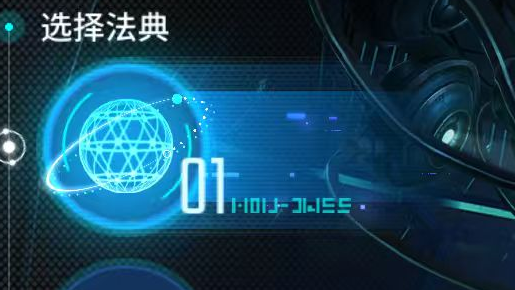
#> input picture resources/templates/first_codex_entry.png, 515 x 290 px
$ python -i detector.py   (imports and definitions only)
#> lines starting #> are read from the running program, lines starting #| are printed output that depends on the picture
from __future__ import annotations

from dataclasses import asdict, dataclass
import json
import shutil
from pathlib import Path

from PIL import Image, ImageOps, ImageStat

try:
    import pytesseract
except ImportError:  # pragma: no cover - optional dependency fallback
    pytesseract = None


@dataclass
class Rect:
    left: int
    top: int
    width: int
    height: int

    @property
    def center_x(self) -> int:
        return self.left + self.width // 2

    @property
    def center_y(self) -> int:
        return self.top + self.height // 2


@dataclass
class EventOption:
    index: int
    rect: Rect
    title: str = ""
    description: str = ""
    crop_path: str = ""
    title_crop_path: str = ""
    description_crop_path: str = ""

    # [14 lines left out: function to_dict, not called in this run]


@dataclass
class EventDetectionResult:
    is_event_page: bool
    option_count: int
    options: list[EventOption]
    event_button_rect: Rect
    detail_opened: bool
    event_name: str
    event_subtitle: str
    name_panel_rect: Rect
    screenshot_path: str
    ocr_available: bool
    reason: str = ""
    name_panel_path: str = ""
    event_name_crop_path: str = ""
    event_subtitle_crop_path: str = ""

    # [30 lines left out: functions to_dict, summary, not called in this run]


class EventDetector:
    def __init__(self) -> None:
        self.tesseract_path = shutil.which("tesseract") or ""
        if self.tesseract_path and pytesseract is not None:
            pytesseract.pytesseract.tesseract_cmd = self.tesseract_path

    def detect(self, screenshot_path: Path) -> EventDetectionResult:
        with Image.open(screenshot_path) as source_image:
#> source_image is the input picture: PIL image 515x290 RGB; mean R, G, B 22.8, 69, 92.2
            grayscale = source_image.convert("L")
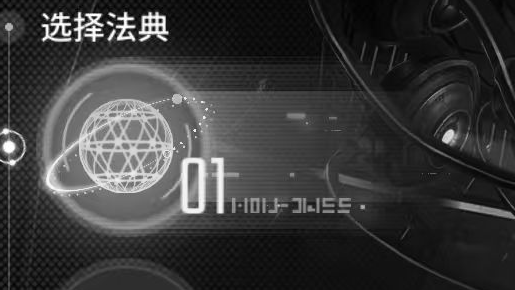
#> grayscale: PIL image 515x290 L; min 1, max 255, mean 57.8
            options = self._detect_options(grayscale)
#> the loop in _detect_options_by_layout, `for option_count in (4, 3, 2):` made 3 passes
#> (average_score, best_score) on pass 1: (66.58, 66.58)
#> average_score on passes 2 to 3: 60.78, 65.03
#> pass 1, in _region_darkness, `region = image.crop((left, top, right, bottom))`:
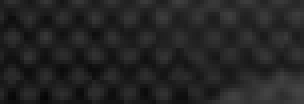
#> region: PIL image 76x26 L (shown 4 times larger); min 6, max 68, mean 35.5
#> pass 1, in _region_darkness (call 2), `region = image.crop((left, top, right, bottom))`:
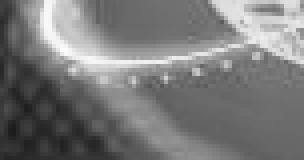
#> region: PIL image 76x40 L (shown 4 times larger); min 27, max 251, mean 121.5
#> pass 1, in _region_darkness (call 3), `region = image.crop((left, top, right, bottom))`:
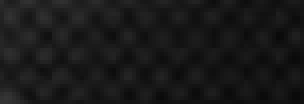
#> region: PIL image 76x26 L (shown 4 times larger); min 9, max 53, mean 24.5
#> pass 1, in _region_darkness (call 4), `region = image.crop((left, top, right, bottom))`:
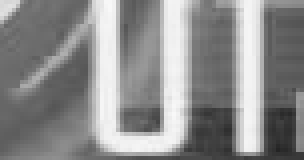
#> region: PIL image 76x40 L (shown 4 times larger); min 36, max 248, mean 140.4
#> after the loop in _detect_options_by_layout, `for option_count in (4, 3, 2):`: best_options = 4 items; best_score = 66.58
#> in _detect_options, `layout_options = self._detect_options_by_layout(image)`: layout_options = 4 items
#> options = 4 items
            button_rect = self._estimate_event_button_rect(grayscale.width, grayscale.height)
            name_panel_rect = self._estimate_name_panel_rect(grayscale.width, grayscale.height)
            detail_opened = self._is_detail_panel_open(grayscale, name_panel_rect)
#> in _region_darkness (call 19), `region = image.crop((left, top, right, bottom))`:
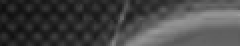
#> region: PIL image 120x23 L (shown 2 times larger); min 14, max 156, mean 69.3
#> in _is_detail_panel_open, `region_darkness = self._region_darkness( image, panel_rect.left + max(..`: region_darkness = 185.7
#> detail_opened = True

            event_name = ""
            event_subtitle = ""
            if detail_opened and self.ocr_available:
                event_name_rect = self._estimate_event_name_rect(grayscale.width, grayscale.height)
                event_subtitle_rect = self._estimate_event_subtitle_rect(grayscale.width, grayscale.height)
                event_name = self._ocr_rect(source_image, event_name_rect, psm=7)
                event_subtitle = self._ocr_rect(source_image, event_subtitle_rect, psm=7)

            for option in options:
                title_rect, desc_rect = self._split_option_rect(option.rect)
                if self.ocr_available:
                    option.title = self._ocr_rect(source_image, title_rect, psm=7)
                    option.description = self._ocr_rect(source_image, desc_rect, psm=6)
#> this loop made 4 passes

        is_event_page = detail_opened
#> is_event_page = True
        if is_event_page:
            reason = "" if event_name or not self.ocr_available else "详情已展开，但未识别到事件名称"
        else:
            reason = "点击后未检测到事件详情面板，当前可能不是事件页"

        return EventDetectionResult(
            is_event_page=is_event_page,
            option_count=len(options),
            options=options,
            event_button_rect=button_rect,
            detail_opened=detail_opened,
            event_name=event_name,
            event_subtitle=event_subtitle,
            name_panel_rect=name_panel_rect,
            screenshot_path=str(screenshot_path),
            ocr_available=self.ocr_available,
            reason=reason,
        )

    @property
    def ocr_available(self) -> bool:
        return bool(self.tesseract_path) and pytesseract is not None

    # [45 lines left out: function save_debug_artifacts, not called in this run]

    def _detect_options(self, image: Image.Image) -> list[EventOption]:
        layout_options = self._detect_options_by_layout(image)
        if layout_options:
            return layout_options

        return self._detect_options_by_projection(image)

    def _detect_options_by_layout(self, image: Image.Image) -> list[EventOption]:
        width, height = image.size
        best_score = 0.0
        best_options: list[EventOption] = []

        for option_count in (4, 3, 2):
            options = self._build_layout_options(width, height, option_count)
            if not options:
                continue

            slot_scores = []
            box_darkness_values = []
            for option in options:
                rect = option.rect
                darkness = self._region_darkness(
                    image,
                    rect.left + max(12, rect.width // 20),
                    rect.top + max(16, rect.height // 12),
                    rect.left + rect.width - max(12, rect.width // 20),
                    rect.top + rect.height - max(18, rect.height // 10),
                )
                above_darkness = self._region_darkness(
                    image,
                    rect.left + max(12, rect.width // 20),
                    max(0, rect.top - max(50, rect.height // 3)),
                    rect.left + rect.width - max(12, rect.width // 20),
                    max(1, rect.top - max(10, rect.height // 10)),
                )
                box_darkness_values.append(darkness)
                slot_scores.append(darkness - above_darkness)

            average_score = sum(slot_scores) / len(slot_scores)
            min_box_darkness = min(box_darkness_values)
            second_darkest = sorted(box_darkness_values)[1] if len(box_darkness_values) >= 2 else min_box_darkness
            if (
                min_box_darkness >= 120.0
                and second_darkest >= 120.0
                and average_score >= 8.0
                and average_score > best_score
            ):
                best_score = average_score
                best_options = options

        return best_options

    def _build_layout_options(self, width: int, height: int, option_count: int) -> list[EventOption]:
        margin = max(24, int(width * 0.0125))
        gap = max(22, int(width * 0.0145))
        available = width - (margin * 2) - gap * (option_count - 1)
        if available <= 0:
            return []

        box_width = available // option_count
        box_height = int(height * 0.208)
        top = int(height * 0.778)
        options: list[EventOption] = []
        left = margin
        for index in range(1, option_count + 1):
            options.append(
                EventOption(
                    index=index,
                    rect=Rect(
                        left=left,
                        top=top,
                        width=box_width,
                        height=box_height,
                    ),
                )
            )
            left += box_width + gap
        return options

    # [73 lines left out: functions _detect_options_by_projection, _build_projection_option_rect, not called in this run]

    def _estimate_event_button_rect(self, width: int, height: int) -> Rect:
        left = int(width * 0.0)
        top = int(height * 0.205)
        right = int(width * 0.11)
        bottom = int(height * 0.365)
        return Rect(left=left, top=top, width=right - left, height=bottom - top)

    def _estimate_name_panel_rect(self, width: int, height: int) -> Rect:
        left = int(width * 0.0)
        top = int(height * 0.165)
        right = int(width * 0.28)
        bottom = int(height * 0.325)
        return Rect(left=left, top=top, width=right - left, height=bottom - top)

    # [13 lines left out: functions _estimate_event_name_rect, _estimate_event_subtitle_rect, not called in this run]

    def _split_option_rect(self, rect: Rect) -> tuple[Rect, Rect]:
        title_height = max(56, int(rect.height * 0.28))
        title_rect = Rect(
            left=rect.left + max(18, rect.width // 28),
            top=rect.top + max(14, rect.height // 20),
            width=rect.width - max(36, rect.width // 14),
            height=title_height,
        )
        description_rect = Rect(
            left=rect.left + max(18, rect.width // 28),
            top=title_rect.top + title_rect.height - max(4, rect.height // 40),
            width=rect.width - max(36, rect.width // 14),
            height=rect.height - title_height - max(26, rect.height // 10),
        )
        return title_rect, description_rect

    def _is_detail_panel_open(self, image: Image.Image, panel_rect: Rect) -> bool:
        region_darkness = self._region_darkness(
            image,
            panel_rect.left + max(12, panel_rect.width // 20),
            panel_rect.top + max(12, panel_rect.height // 10),
            panel_rect.left + panel_rect.width - max(12, panel_rect.width // 20),
            panel_rect.top + panel_rect.height - max(12, panel_rect.height // 10),
        )
        return region_darkness >= 120.0

    # [22 lines left out: function _ocr_rect, not called in this run]

    def _normalize_ocr_text(self, text: str) -> str:
        lines = [line.strip() for line in text.splitlines() if line.strip()]
        return "\n".join(lines)

    def _region_darkness(
        self,
        image: Image.Image,
        left: int,
        top: int,
        right: int,
        bottom: int,
    ) -> float:
        left = max(0, min(image.width - 1, left))
        top = max(0, min(image.height - 1, top))
        right = max(left + 1, min(image.width, right))
        bottom = max(top + 1, min(image.height, bottom))
        region = image.crop((left, top, right, bottom))
        return 255.0 - ImageStat.Stat(region).mean[0]

    def _rect_box(self, rect: Rect) -> tuple[int, int, int, int]:
        return (rect.left, rect.top, rect.left + rect.width, rect.top + rect.height)

    # [33 lines left out: functions _smooth, _find_runs, _merge_close_runs, not called in this run]

>>> result = EventDetector().detect('../../../resources/templates/first_codex_entry.png')
